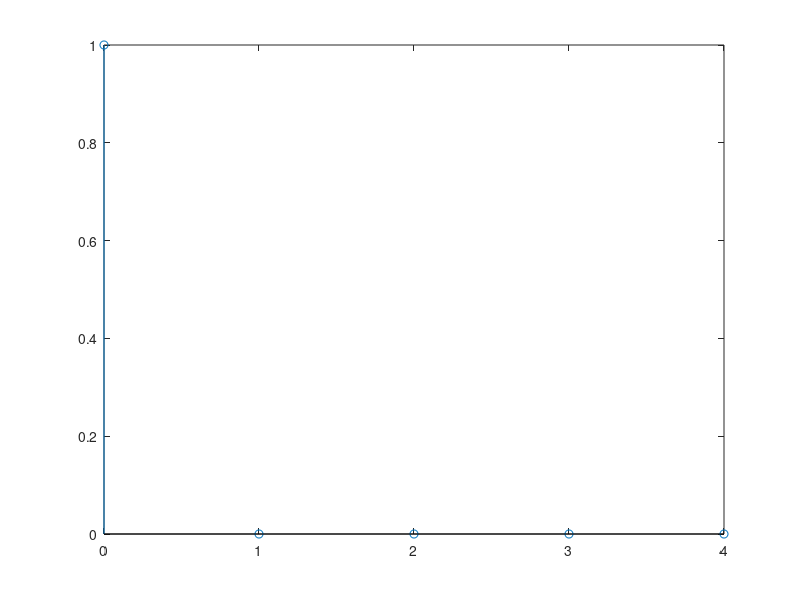

Source code (MATLAB):
%Impulse response of an LTI System

N = input('Enter the required length of impulse response N ');
n = 0:N-1;

b = input('Enter the co-efficients of x(n),b = ');
a = input('Enter the co-efficients of y(n),a = ');

x = [1,zeros(1,N-1)];
y = filter(b,a,x);
stem(n,y);
